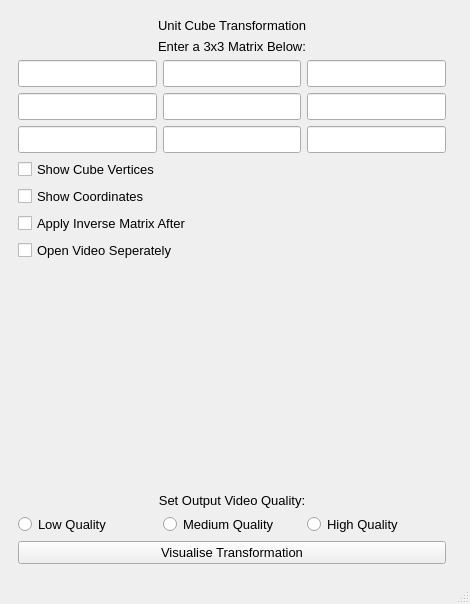
<?xml version="1.0" encoding="UTF-8"?>
<ui version="4.0">
 <class>mainWindow</class>
 <widget class="QMainWindow" name="mainWindow">
  <property name="geometry">
   <rect>
    <x>0</x>
    <y>0</y>
    <width>470</width>
    <height>604</height>
   </rect>
  </property>
  <property name="font">
   <font>
    <family>Segoe UI</family>
    <pointsize>10</pointsize>
   </font>
  </property>
  <property name="windowTitle">
   <string>MainWindow</string>
  </property>
  <widget class="QWidget" name="centralwidget">
   <property name="font">
    <font>
     <family>Segoe UI</family>
     <pointsize>10</pointsize>
    </font>
   </property>
   <layout class="QGridLayout" name="gridLayout">
    <item row="0" column="0">
     <widget class="QFrame" name="settings_frame">
      <layout class="QGridLayout" name="gridLayout_3">
       <item row="5" column="0">
        <widget class="QPushButton" name="visualiseButton">
         <property name="text">
          <string>Visualise Transformation</string>
         </property>
        </widget>
       </item>
       <item row="0" column="0">
        <widget class="QLabel" name="label">
         <property name="maximumSize">
          <size>
           <width>16777215</width>
           <height>50</height>
          </size>
         </property>
         <property name="text">
          <string>Unit Cube Transformation</string>
         </property>
         <property name="alignment">
          <set>Qt::AlignCenter</set>
         </property>
        </widget>
       </item>
       <item row="4" column="0">
        <layout class="QHBoxLayout" name="qualityLayout_H">
         <item>
          <widget class="QRadioButton" name="lowQuality_radiobox">
           <property name="text">
            <string>Low Quality</string>
           </property>
           <attribute name="buttonGroup">
            <string notr="true">quality_buttonGroup</string>
           </attribute>
          </widget>
         </item>
         <item>
          <widget class="QRadioButton" name="mediumQuality_radiobox">
           <property name="text">
            <string>Medium Quality</string>
           </property>
           <attribute name="buttonGroup">
            <string notr="true">quality_buttonGroup</string>
           </attribute>
          </widget>
         </item>
         <item>
          <widget class="QRadioButton" name="highQuality_radiobox">
           <property name="text">
            <string>High Quality</string>
           </property>
           <attribute name="buttonGroup">
            <string notr="true">quality_buttonGroup</string>
           </attribute>
          </widget>
         </item>
        </layout>
       </item>
       <item row="2" column="0">
        <layout class="QGridLayout" name="matrixLayout_G">
         <item row="0" column="2">
          <widget class="QLineEdit" name="c_value">
           <property name="sizePolicy">
            <sizepolicy hsizetype="Maximum" vsizetype="Fixed">
             <horstretch>0</horstretch>
             <verstretch>0</verstretch>
            </sizepolicy>
           </property>
           <property name="maximumSize">
            <size>
             <width>200</width>
             <height>80</height>
            </size>
           </property>
           <property name="font">
            <font>
             <pointsize>12</pointsize>
            </font>
           </property>
           <property name="acceptDrops">
            <bool>false</bool>
           </property>
           <property name="text">
            <string/>
           </property>
           <property name="alignment">
            <set>Qt::AlignCenter</set>
           </property>
          </widget>
         </item>
         <item row="2" column="0">
          <widget class="QLineEdit" name="g_value">
           <property name="sizePolicy">
            <sizepolicy hsizetype="Maximum" vsizetype="Fixed">
             <horstretch>0</horstretch>
             <verstretch>0</verstretch>
            </sizepolicy>
           </property>
           <property name="maximumSize">
            <size>
             <width>200</width>
             <height>80</height>
            </size>
           </property>
           <property name="font">
            <font>
             <pointsize>12</pointsize>
            </font>
           </property>
           <property name="acceptDrops">
            <bool>false</bool>
           </property>
           <property name="text">
            <string/>
           </property>
           <property name="alignment">
            <set>Qt::AlignCenter</set>
           </property>
          </widget>
         </item>
         <item row="2" column="1">
          <widget class="QLineEdit" name="h_value">
           <property name="sizePolicy">
            <sizepolicy hsizetype="Maximum" vsizetype="Fixed">
             <horstretch>0</horstretch>
             <verstretch>0</verstretch>
            </sizepolicy>
           </property>
           <property name="maximumSize">
            <size>
             <width>200</width>
             <height>80</height>
            </size>
           </property>
           <property name="font">
            <font>
             <pointsize>12</pointsize>
            </font>
           </property>
           <property name="acceptDrops">
            <bool>false</bool>
           </property>
           <property name="text">
            <string/>
           </property>
           <property name="alignment">
            <set>Qt::AlignCenter</set>
           </property>
          </widget>
         </item>
         <item row="1" column="1">
          <widget class="QLineEdit" name="e_value">
           <property name="sizePolicy">
            <sizepolicy hsizetype="Maximum" vsizetype="Fixed">
             <horstretch>0</horstretch>
             <verstretch>0</verstretch>
            </sizepolicy>
           </property>
           <property name="maximumSize">
            <size>
             <width>200</width>
             <height>80</height>
            </size>
           </property>
           <property name="font">
            <font>
             <pointsize>12</pointsize>
            </font>
           </property>
           <property name="acceptDrops">
            <bool>false</bool>
           </property>
           <property name="text">
            <string/>
           </property>
           <property name="alignment">
            <set>Qt::AlignCenter</set>
           </property>
          </widget>
         </item>
         <item row="0" column="1">
          <widget class="QLineEdit" name="b_value">
           <property name="sizePolicy">
            <sizepolicy hsizetype="Maximum" vsizetype="Fixed">
             <horstretch>0</horstretch>
             <verstretch>0</verstretch>
            </sizepolicy>
           </property>
           <property name="maximumSize">
            <size>
             <width>200</width>
             <height>80</height>
            </size>
           </property>
           <property name="font">
            <font>
             <pointsize>12</pointsize>
            </font>
           </property>
           <property name="acceptDrops">
            <bool>false</bool>
           </property>
           <property name="text">
            <string/>
           </property>
           <property name="alignment">
            <set>Qt::AlignCenter</set>
           </property>
          </widget>
         </item>
         <item row="1" column="0">
          <widget class="QLineEdit" name="d_value">
           <property name="sizePolicy">
            <sizepolicy hsizetype="Maximum" vsizetype="Fixed">
             <horstretch>0</horstretch>
             <verstretch>0</verstretch>
            </sizepolicy>
           </property>
           <property name="maximumSize">
            <size>
             <width>200</width>
             <height>80</height>
            </size>
           </property>
           <property name="font">
            <font>
             <pointsize>12</pointsize>
            </font>
           </property>
           <property name="acceptDrops">
            <bool>false</bool>
           </property>
           <property name="text">
            <string/>
           </property>
           <property name="alignment">
            <set>Qt::AlignCenter</set>
           </property>
          </widget>
         </item>
         <item row="0" column="0">
          <widget class="QLineEdit" name="a_value">
           <property name="sizePolicy">
            <sizepolicy hsizetype="Maximum" vsizetype="Fixed">
             <horstretch>0</horstretch>
             <verstretch>0</verstretch>
            </sizepolicy>
           </property>
           <property name="maximumSize">
            <size>
             <width>200</width>
             <height>80</height>
            </size>
           </property>
           <property name="font">
            <font>
             <pointsize>12</pointsize>
            </font>
           </property>
           <property name="acceptDrops">
            <bool>false</bool>
           </property>
           <property name="text">
            <string/>
           </property>
           <property name="alignment">
            <set>Qt::AlignCenter</set>
           </property>
          </widget>
         </item>
         <item row="2" column="2">
          <widget class="QLineEdit" name="i_value">
           <property name="sizePolicy">
            <sizepolicy hsizetype="Maximum" vsizetype="Fixed">
             <horstretch>0</horstretch>
             <verstretch>0</verstretch>
            </sizepolicy>
           </property>
           <property name="maximumSize">
            <size>
             <width>200</width>
             <height>80</height>
            </size>
           </property>
           <property name="font">
            <font>
             <pointsize>12</pointsize>
            </font>
           </property>
           <property name="acceptDrops">
            <bool>false</bool>
           </property>
           <property name="text">
            <string/>
           </property>
           <property name="alignment">
            <set>Qt::AlignCenter</set>
           </property>
          </widget>
         </item>
         <item row="1" column="2">
          <widget class="QLineEdit" name="f_value">
           <property name="sizePolicy">
            <sizepolicy hsizetype="Maximum" vsizetype="Fixed">
             <horstretch>0</horstretch>
             <verstretch>0</verstretch>
            </sizepolicy>
           </property>
           <property name="maximumSize">
            <size>
             <width>200</width>
             <height>80</height>
            </size>
           </property>
           <property name="font">
            <font>
             <pointsize>12</pointsize>
            </font>
           </property>
           <property name="acceptDrops">
            <bool>false</bool>
           </property>
           <property name="text">
            <string/>
           </property>
           <property name="alignment">
            <set>Qt::AlignCenter</set>
           </property>
          </widget>
         </item>
        </layout>
       </item>
       <item row="1" column="0">
        <widget class="QLabel" name="label_2">
         <property name="text">
          <string>Enter a 3x3 Matrix Below:</string>
         </property>
         <property name="alignment">
          <set>Qt::AlignCenter</set>
         </property>
        </widget>
       </item>
       <item row="3" column="0">
        <layout class="QGridLayout" name="propertiesLayout_G">
         <property name="leftMargin">
          <number>0</number>
         </property>
         <item row="5" column="0">
          <spacer name="verticalSpacer_5">
           <property name="orientation">
            <enum>Qt::Vertical</enum>
           </property>
           <property name="sizeHint" stdset="0">
            <size>
             <width>20</width>
             <height>40</height>
            </size>
           </property>
          </spacer>
         </item>
         <item row="0" column="0">
          <widget class="QCheckBox" name="verticles_checkbox">
           <property name="text">
            <string>Show Cube Vertices</string>
           </property>
          </widget>
         </item>
         <item row="2" column="0">
          <widget class="QCheckBox" name="inverseMatrix_checkBox">
           <property name="text">
            <string>Apply Inverse Matrix After</string>
           </property>
          </widget>
         </item>
         <item row="1" column="0">
          <widget class="QCheckBox" name="coordinates_checkBox">
           <property name="text">
            <string>Show Coordinates</string>
           </property>
          </widget>
         </item>
         <item row="6" column="0">
          <widget class="QLabel" name="label_3">
           <property name="text">
            <string>Set Output Video Quality:</string>
           </property>
           <property name="alignment">
            <set>Qt::AlignCenter</set>
           </property>
          </widget>
         </item>
         <item row="3" column="0">
          <widget class="QCheckBox" name="seperateVideo_checkBox">
           <property name="text">
            <string>Open Video Seperately</string>
           </property>
          </widget>
         </item>
        </layout>
       </item>
      </layout>
     </widget>
    </item>
    <item row="0" column="1">
     <widget class="QFrame" name="video_container">
      <property name="frameShape">
       <enum>QFrame::StyledPanel</enum>
      </property>
      <property name="frameShadow">
       <enum>QFrame::Raised</enum>
      </property>
     </widget>
    </item>
   </layout>
  </widget>
  <widget class="QMenuBar" name="menubar">
   <property name="geometry">
    <rect>
     <x>0</x>
     <y>0</y>
     <width>470</width>
     <height>29</height>
    </rect>
   </property>
  </widget>
  <widget class="QStatusBar" name="statusbar"/>
 </widget>
 <resources/>
 <connections/>
 <buttongroups>
  <buttongroup name="quality_buttonGroup"/>
 </buttongroups>
</ui>
